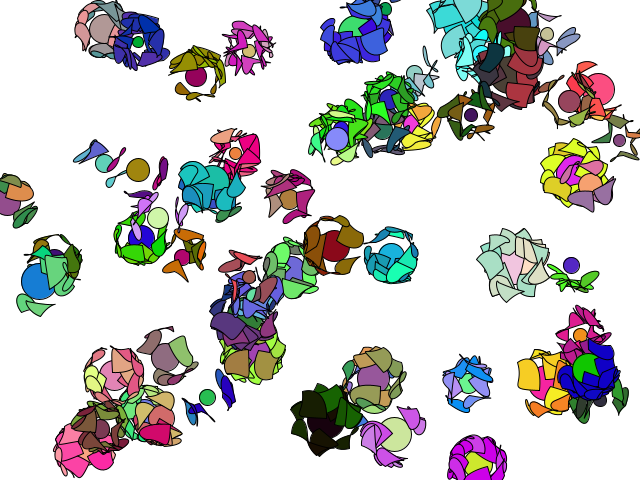
Frame 1 (no input)
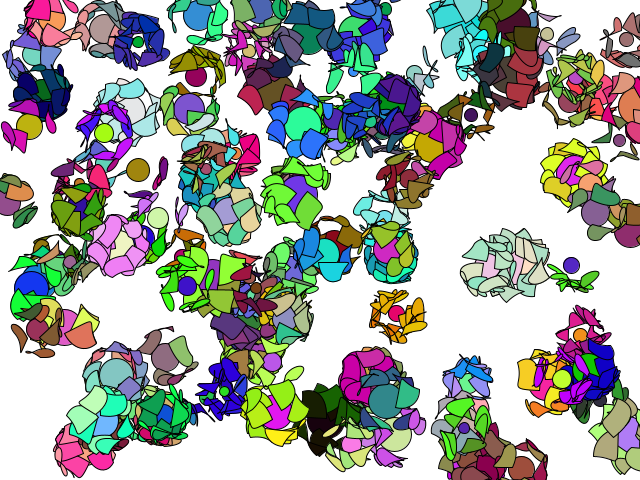
Frame 60 (the mouse pressed at the canvas centre just before this capture)
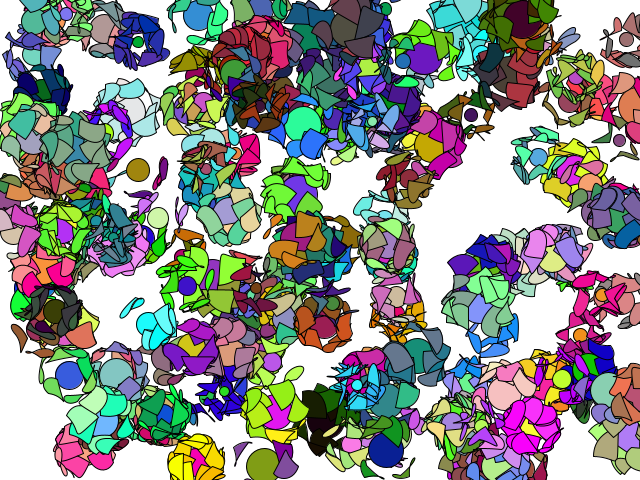
Frame 120 (the mouse held since frame 60 and released just before this capture)

The Processing sketch that drew these frames (run headless with seeded random() and noise(); from frame 60 on, the mouse is pressed at the canvas centre):

// Processing sketch: processing_185475
// ── processing_185475.pde

void setup() {
  size(640, 480);
  background(255);
}

void draw() {  
  base(int(random(width)),int(random(height)));
}

void mousePressed() {
  frameCount = 0;
  background(255);
}

void base(int x, int y) {
  //Pick a random base color
  int a = int(random(255));
  int b = int(random(255));
  int c = int(random(255));
  color base = color(a, b, c);
  int r = 10 + int(random(30));
  fill(base);
  ellipse(x, y, r, r);
  noFill();
  
  //Create 5-20 petals from the base
  int numPetals = 5+int(random(15));
  int rbg = int(random(2));
  for(int index = 0; index < numPetals; index++)
  {
    fill(shade(base, rbg));
    petal(x, y, r, base);
    noFill();
  }
}

void petal(int x, int y, int r, color base) {
  pushMatrix();
  int rotation = int(random(360));
  translate(x, y);
  rotate(radians(rotation));
  beginShape();
  vertex(0, -r);
  bezierVertex(-15, -15, -30, -30, 15-random(30), -random(30));
  bezierVertex( 15, -15, 15, -30, 0, -r);
  endShape();
  popMatrix();
}

color shade(color base, int rbg) {
  int seed = int(100-random(200));
  int r = int(red(base));
  int b = int(blue(base));
  int g = int(green(base));
  if(rbg == 0) {
    if(r+seed > 255 || r+seed < 0)
      seed = -seed;
    return color(r+seed, b, g);
  }
  if(rbg == 1) {
    if(g+seed > 255 || g+seed < 0)
      seed = -seed;
    return color(r, b+seed, g);
  }
  if(rbg == 2) {
    if(b+seed > 255 || b < 0)
      seed = -seed;
    return color(r, b, g+seed);
  }

  return color(0,0,0);
}
